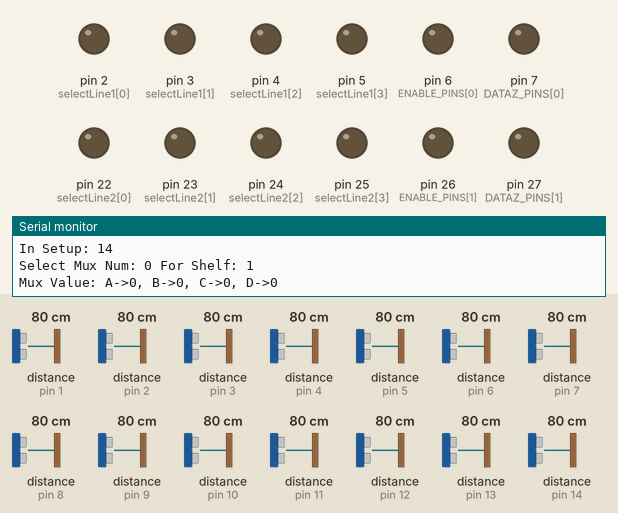
Simulated run of this sketch. Board: Arduino Mega 2560, built with avr-gcc and run on an emulated ATmega2560. Parts: output pins drawn as LEDs (lit = HIGH), the last lines printed to the serial monitor. The test bench sets the inputs (shaded band); at power-on: distance to the obstacle (sensors on pin 1, pin 2, pin 3, pin 4, pin 5, pin 6, pin 7, pin 8, pin 9, pin 10, pin 11, pin 12, pin 13, pin 14) 80 cm.

Above: at 0.1 s.
At 3.0 s:
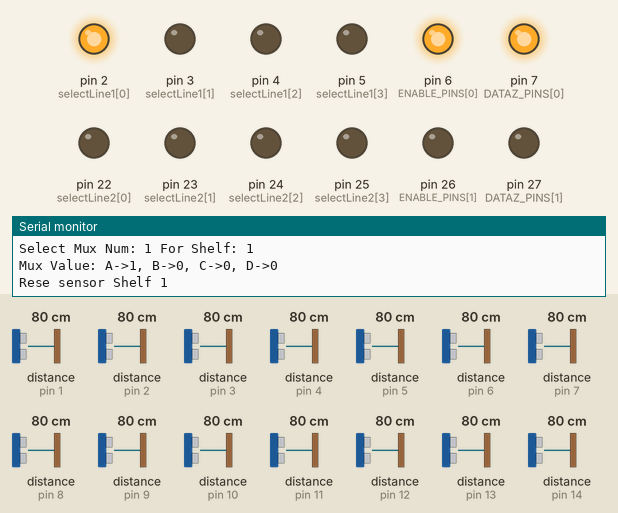
At 7.2 s:
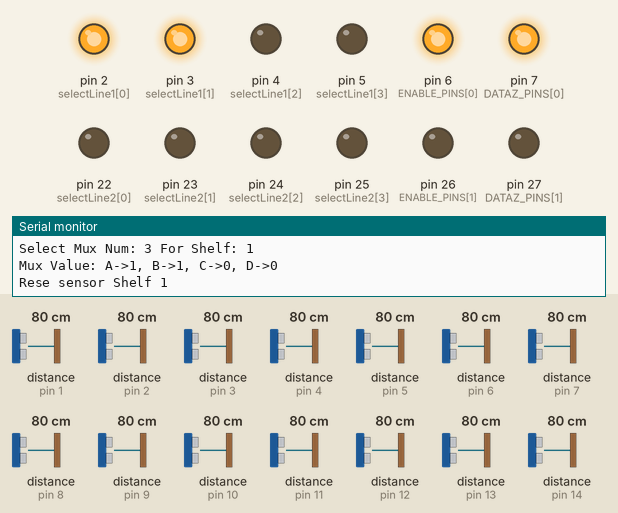
At 13.5 s:
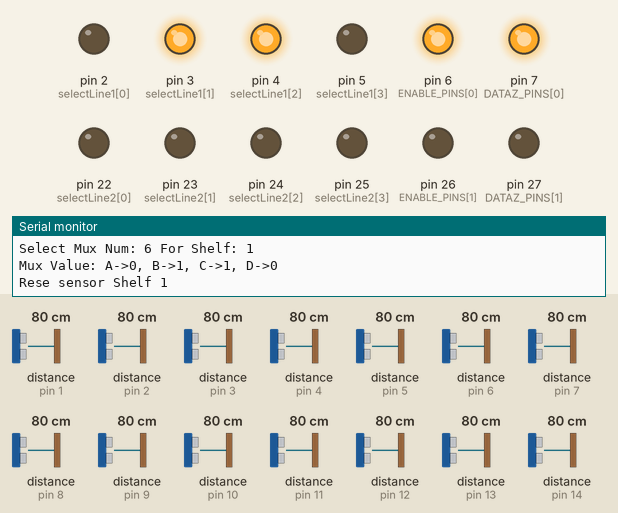
At 19.9 s:
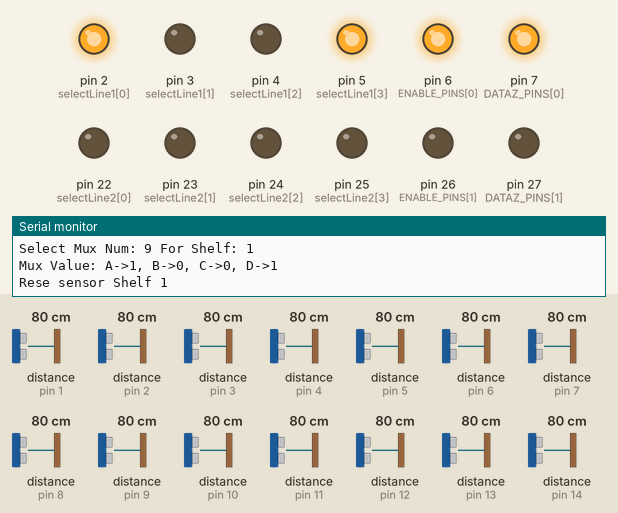
At 28.3 s:
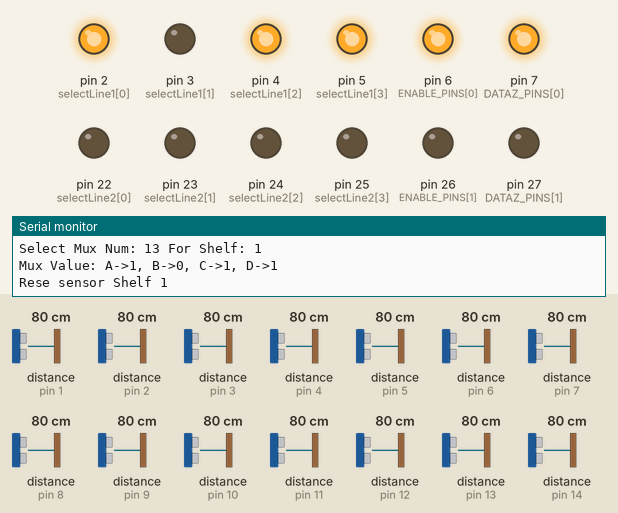
Timing chart, 0 to 29.8 s (numbered marks = the images above):
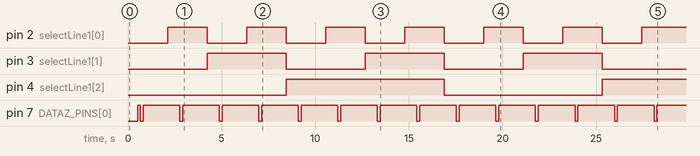

The sketch:

single.ino
```cpp
#include <Wire.h>
#include <VL53L0X.h>
#include <ArduinoJson.h>
#include <SoftwareSerial.h>

#define NUMBER_OF_SHELVES 1 // Note: Should not be more than 4
#define ROWS_PER_SHELF 14 // Note: Should not be more than 14
#define RACKNUM "000007"
SoftwareSerial send_to_node(10, 11); // Tx / Rx
int ENABLE_PINS[] = {6, 26, 0, 0}; //TODO : Change 0 to corresponding pin
int DATAZ_PINS[] = {7, 27, 0, 0}; //TODO : Change 0 to corresponding pin
int selectLine1[] = {2 , 3 , 4 , 5}; // for Shelf1
int selectLine2[] = {22 , 23 , 24 , 25}; // For Shelf2
//int selectLine3[] = {22 , 23 , 24 , 25}; // For Shelf3
//int selectLine4[] = {22 , 23 , 24 , 25}; // For Shelf4
String shelf1_ids[] = {"5b5767f9c03f97015d147266","5b576823c03f97015d147273","5b576d86c03f9707c22d86c9",
    "5b576d93c03f9707c22d86d0","5b576d9bc03f9707c22d86e7","5b576da1c03f9707a52719f5","5b576da9c03f9707c22d86ec",
    "5b576db7c03f9707a52719f9","5b576dcdc03f9707a52719fe","5b576dd9c03f97084534acf8","5b576de4c03f970827a4c2dc",
    "5b576debc03f97084534ad00","5b576df3c03f97084534ad05","5b576e10c03f970827a4c2f7"};

String shelf2_ids[] = {"5b584f95c03f9774a5d96c78","5b584f8fc03f9774a5d96c71","5b584f89c03f977488b6d988",
    "5b584f85c03f977488b6d97d","5b584f7fc03f9774a5d96c51","5b584f79c03f9774a5d96c4c","5b584f68c03f977488b6d976",
    "5b584f5dc03f9774a5d96c38","5b584f45c03f97740352a357","5b584f41c03f97740352a354","5b584f34c03f97740352a34c",
    "5b584f2bc03f9774061803bd","5b584f22c03f9774061803b9","5b584f18c03f9774061803ac"};

String shelf3_ids[] = {"","","","","","","","","","","","","",""};
String shelf4_ids[] = {"","","","","","","","","","","","","",""};
VL53L0X sensor1, sensor2, sensor3, sensor4, sensor5, sensor6, sensor7, sensor8, sensor9, sensor10, sensor11, sensor12, sensor13, sensor14,
    sensor15, sensor16, sensor17, sensor18, sensor19, sensor20, sensor21, sensor22, sensor23, sensor24, sensor25, sensor26, sensor27, sensor28,
    sensor29, sensor30, sensor31, sensor32, sensor33, sensor34, sensor35, sensor36, sensor37, sensor38, sensor39, sensor40, sensor41, sensor42,
    sensor43, sensor44, sensor45, sensor46, sensor47, sensor48, sensor49, sensor50, sensor51, sensor52, sensor53, sensor54, sensor55, sensor56;

VL53L0X sensors[] = {
    sensor1, sensor2, sensor3, sensor4, sensor5, sensor6, sensor7, sensor8, sensor9, sensor10, sensor11, sensor12, sensor13, sensor14,
    sensor15, sensor16, sensor17, sensor18, sensor19, sensor20, sensor21, sensor22, sensor23, sensor24, sensor25, sensor26, sensor27, sensor28,
    sensor29, sensor30, sensor31, sensor32, sensor33, sensor34, sensor35, sensor36, sensor37, sensor38, sensor39, sensor40, sensor41, sensor42,
    sensor43, sensor44, sensor45, sensor46, sensor47, sensor48, sensor49, sensor50, sensor51, sensor52, sensor53, sensor54, sensor55, sensor56
  };

void setup() {
  Serial.begin(19200);
  send_to_node.begin(19200);
  Wire.begin();
  for(int i=0;i<4;i++) {
    pinMode(selectLine1[i], OUTPUT);
    pinMode(selectLine2[i], OUTPUT);
    //pinMode(selectLine3[i], OUTPUT);
    //pinMode(selectLine4[i], OUTPUT);
    pinMode(ENABLE_PINS[i], OUTPUT);
    pinMode(DATAZ_PINS[i], OUTPUT);
  }
  int run_count = NUMBER_OF_SHELVES * ROWS_PER_SHELF;
  Serial.print("In Setup: ");
  Serial.println(run_count);
  for(int i=1;i<=run_count;i++) {
    if(i <= ROWS_PER_SHELF) {
      if(NUMBER_OF_SHELVES >= 1) setSensor(i,1);
    } else if(i > ROWS_PER_SHELF && i <= (ROWS_PER_SHELF*2)) {
      if(NUMBER_OF_SHELVES >= 2) setSensor(i,2);
    } else if(i > (ROWS_PER_SHELF * 2) && i <= (ROWS_PER_SHELF*3)) {
      if(NUMBER_OF_SHELVES >= 3) setSensor(i,3);
    } else if(i > (ROWS_PER_SHELF*3) && i <= (ROWS_PER_SHELF*4)) {
      if(NUMBER_OF_SHELVES >= 4) setSensor(i,4);
    }
    sensors[i-1].startContinuous();
    delay(300);
    Serial.print("Counter: ");
    Serial.println(i);
    Serial.println();
  }
  scanI2C();
}
void selectMux( int i, int shelf)
{
  Serial.print("Select Mux Num: ");
  Serial.print(i);
  Serial.print(" For Shelf: ");
  Serial.println(shelf);
  int D = 0; int C = 0; int B = 0; int A = 0;
  int rec_num = 0; // This always goes from 0 to 13 if rows per shelf is 14
  if(i <= ROWS_PER_SHELF) rec_num = i;
  else if(i > ROWS_PER_SHELF && i<=(ROWS_PER_SHELF*2)) rec_num = i-ROWS_PER_SHELF;
  else if(i > (ROWS_PER_SHELF*2) && i<=(ROWS_PER_SHELF*3)) rec_num = (i-(ROWS_PER_SHELF*2));
  else if(i > (ROWS_PER_SHELF*3) && i<=(ROWS_PER_SHELF*4)) rec_num = (i-(ROWS_PER_SHELF*3));

  for(int i=0;i<4;i++){
    int outBit = bitRead(rec_num, i);
    if(i==0) A = outBit;
    else if(i==1) B = outBit;
    else if(i==2) C = outBit;
    else D = outBit;
  }
  Serial.print("Mux Value: A->");
  Serial.print(A);
  Serial.print(", B->");
  Serial.print(B);
  Serial.print(", C->");
  Serial.print(C);
  Serial.print(", D->");
  Serial.print(D);
  Serial.println();

  switch(shelf) {
    digitalWrite(ENABLE_PINS[shelf-1],0);
    case 1:
      digitalWrite(selectLine1[0] ,A);
      digitalWrite(selectLine1[1] ,B);
      digitalWrite(selectLine1[2] ,C);
      digitalWrite(selectLine1[3] ,D);
    break;
    case 2:
      digitalWrite(selectLine2[0] ,A);
      digitalWrite(selectLine2[1] ,B);
      digitalWrite(selectLine2[2] ,C);
      digitalWrite(selectLine2[3] ,D);
    break;
    /*case 3:
      digitalWrite(ENABLE_PINS[shelf-1],0);
      digitalWrite(selectLine3[0] ,A);
      digitalWrite(selectLine3[1] ,B);
      digitalWrite(selectLine3[2] ,C);
      digitalWrite(selectLine3[3] ,D);
    break3
    case 4:
      digitalWrite(ENABLE_PINS[shelf-1],0);
      digitalWrite(selectLine4[0] ,A);
      digitalWrite(selectLine4[1] ,B);
      digitalWrite(selectLine4[2] ,C);
      digitalWrite(selectLine4[3] ,D);
    break;*/
  }
  delay(500);
}
void deselectMux(int shelf)
{
  Serial.print("Deselect Mux for shelf: ");
  Serial.println(shelf);
  if(shelf == 1) digitalWrite(ENABLE_PINS[shelf-1],1);
  else if(shelf == 2) digitalWrite(ENABLE_PINS[shelf-1],1);
  //else if(shelf == 3) digitalWrite(ENABLE_PINS[shelf-1],1);
  //else if(shelf == 4) digitalWrite(ENABLE_PINS[shelf-1],1);
}
void setSensor(int i, int shelf)
{
    uint8_t addr = i;
    selectMux(i-1, shelf);
    ResetSensor(shelf);
    sensors[i-1].init(true);       // Initiallize sensor with address
    sensors[i-1].setTimeout(500);
    delay(100);
    Serial.print("Setting Address For Sensor ");
    Serial.print(i);
    Serial.print(" with Addr: ");
    Serial.println(addr, HEX);
    sensors[i-1].setAddress(addr);  // I2c address of device
    delay(200);
    deselectMux(shelf);
    String msg = "Sensor ";
    msg = msg + i;
    msg = msg + " is Set!";
    Serial.println(msg);
    delay(200);
}
void ResetSensor(int shelf)
{
  Serial.print("Rese sensor Shelf ");
  Serial.println(shelf);
    digitalWrite(DATAZ_PINS[shelf-1],HIGH);   // Make XSHUT = HIGH
    delay(150);
  // Make XSHUT = LOW for 150ms
    digitalWrite(DATAZ_PINS[shelf-1], LOW);
    delay(150);
    digitalWrite(DATAZ_PINS[shelf-1],HIGH);     // Make XSHUT = HIGH
    delay(500);
}
/*int* byteToArray(byte in){
  int i, temp, out[8];
  for(i=0; i<8; i++){
    temp = (in >> i) & 1;
    if(temp == 0) temp = -1;
    out[i] = temp;
  }
  return out;
}*/
void scanI2C() {
  Serial.println ("\n\t I2C scanner. Scanning ...");
  byte count = 0;
  for (byte i = 1; i < 120; i++)
  {
    Wire.beginTransmission (i);
    if (Wire.endTransmission () == 0)
    {
      Serial.print ("Found address: ");
      Serial.print (i, DEC);
      Serial.print (" (0x");
      Serial.print (i, HEX);
      Serial.println (")");
      count++;
      delay (1);  // maybe unneeded?
    } // end of good response
  }
  Serial.print("Found Devices : ");
  Serial.println(count);
}
void loop() {
  int run_count = NUMBER_OF_SHELVES * ROWS_PER_SHELF;
  float values[run_count];
  for(int i=0;i<run_count;i++) {
    unsigned int a = sensors[i].readRangeContinuousMillimeters();
    Serial.print("Sensor ");
    Serial.print(i);
    Serial.print(": ");
    Serial.println(a);
  }
  /*for(int i=1;i<=NUMBER_OF_SHELVES;i++) {
    StaticJsonBuffer<1024> jsonBuffer;
    JsonObject& root = jsonBuffer.createObject();
    root["racknum"] = RACKNUM;
    String shelfname = "shelf";
    shelfname = shelfname + i;
    JsonArray& rows = root.createNestedArray(shelfname);
    for(int j=0;j<=ROWS_PER_SHELF;j++) {
      JsonObject& row = jsonBuffer.createObject();
      String rownum = "row";
      int a = j+1;
      rownum = rownum + a;
      row["rownum"] = rownum;
      row["value"] = values[i];
      if(i==0) row["id"] = shelf1_ids[j];
      if(i==1) row["id"] = shelf2_ids[j];
      //if(i==2) row["id"] = shelf3_ids[j];
      //if(i==3) row["id"] = shelf4_ids[j];
      rows.add(row);
    }
    root.prettyPrintTo(Serial);
    Serial.println();

  }*/
  for(int i=1;i<=NUMBER_OF_SHELVES;i++) {
    for(int j=0;j<=ROWS_PER_SHELF;j++) {
      StaticJsonBuffer<1024> jsonBuffer;
      JsonObject& root = jsonBuffer.createObject();
      String rownum = "row";
      int a = j+1;
      rownum = rownum + a;
      root["rownum"] = rownum;
      root["value"] = values[i];
      if(i==0) root["id"] = shelf1_ids[j];
      if(i==1) root["id"] = shelf2_ids[j];
      if(i==2) root["id"] = shelf3_ids[j];
      if(i==3) root["id"] = shelf4_ids[j];
      root.prettyPrintTo(Serial);
      delay(300);
    }
  }
  //Serial.println("looping");
  delay(6000);
}
```
